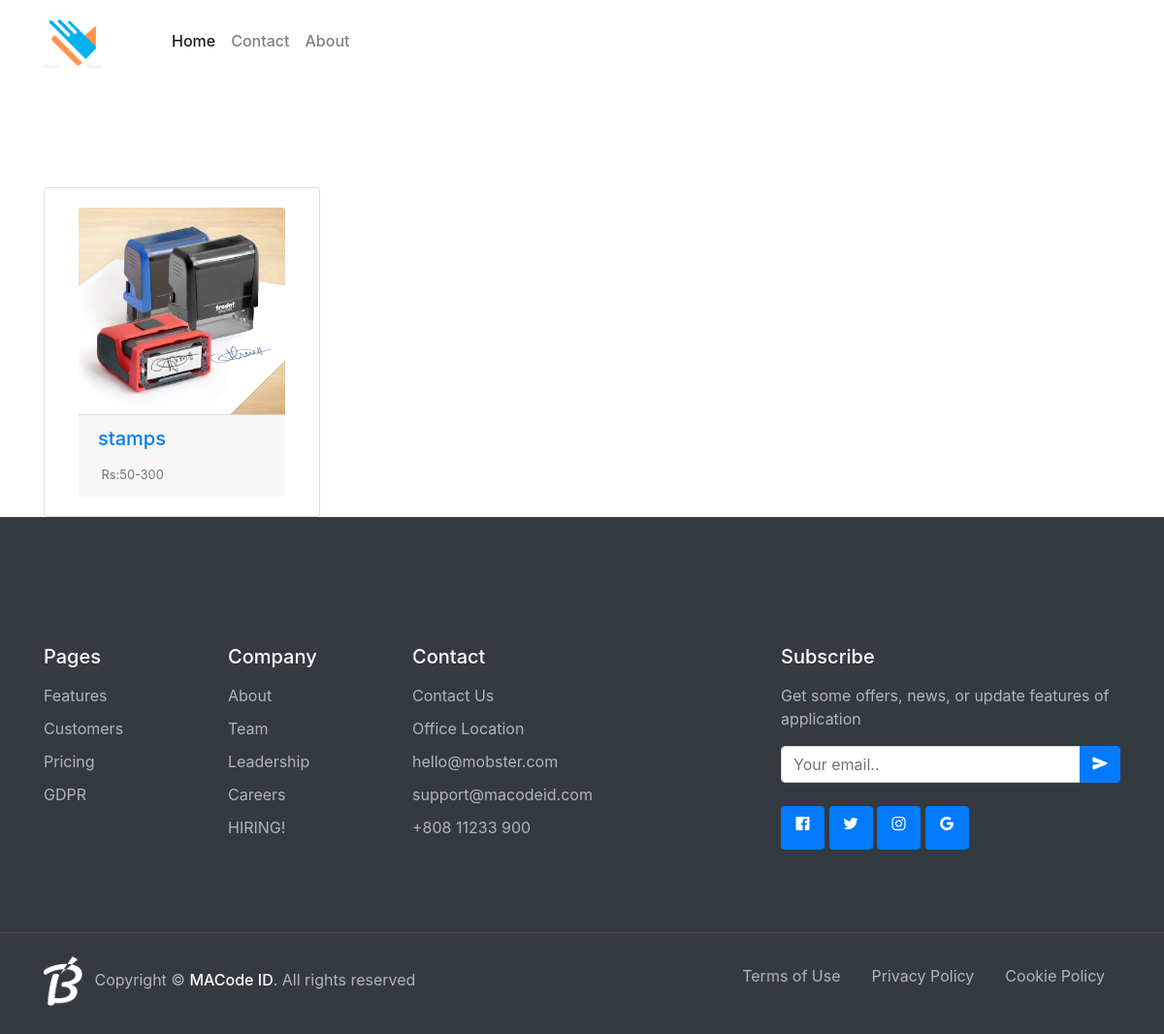
Page /category/7/ on the committed database.
### printapp/models.py (models this page shows, shortened)
class stamp(models.Model):
    name=models.CharField(max_length=25,default="")
    slug=models.SlugField(default="")
    category = models.ForeignKey('Category', null=True, blank=True, on_delete=models.CASCADE,)
    productimage= models.ImageField(upload_to ='productimage/',default="")
    price=models.CharField(max_length=25,default="Rs:")
    publish=models.DateTimeField(auto_now_add=True)
    class Meta:
        ordering=('-publish',)

### printapp/views.py (the view)
# urls.py: path('category/<int:pk>/', views.stamp_detail_view.as_view(),name='stampdetails'),
class stamp_detail_view(DetailView):
    model = stamp
    template_name='printapp/stamp_details.html'
    context_object_name = 'con'

### templates/printapp/stamp_details.html
{%extends 'printapp/base.html'%}
<!DOCTYPE html> {%load static%}{%block title_block%}stamps chitrography{%endblock%}{%block content%}
<div id="shopping" class="container" style="align:">
    <div class="card-deck row row-cols-2 row-cols-md-4" style="margin-top: 90px; ">
        <div class="card col col-lg-3 col-sm-3 col-xs-3 " style="margin-top: 20px;">
            <div class="card-body ">
                <a href="#">
                    <img src="{{con.productimage.url}}  " class="card-img-top " alt="... ">
                    <div class="card-footer ">
                        <h5 class="card-title ">{{con.name}}</h5>
                        <small class="text-muted "> &nbsp;{{con.price}}</small>
                    </div>
                </a>
            </div>
        </div>
    </div>
</div>
{%endblock%}

### static/css/mobster.css (style rules this page uses)
:root { --primary: #3D58F3; --secondary: #A52EFF; --success: #0ABF9E; --warning: #E89E09; --info: #4699F8; --danger: #F13057; --indigo: #602FDA; --dark: #383340; --light: #F0EEF5; --gray: #6b6872; --white: #fff; --font-family: 'Quicksand', Arial, Helvetica, sans-serif; --line-height: 1.7; }
body { font-family: 'Quicksand', Arial, Helvetica, sans-serif; font-size: 16px; line-height: 1.7; color: #383340; }
a { color: #526bf5; }
h1, h2, h3, h4, h5, h6, .h1, .h2, .h3, .h4, .h5, .h6 { line-height: 1.25; }
h5, .h5 { font-size: 1.3125rem; }

### rows in the picture
stamp: productimage (picture), name "stamps", price "Rs:50-300"
